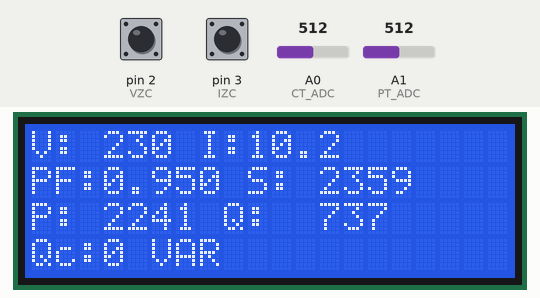
Simulated run of this sketch. Board: Arduino Uno, built with avr-gcc and run on an emulated ATmega328P. Parts: 20×4 character LCD. The inputs (shaded band) are chosen by the test bench; at power-on: A0 (CT_ADC) = 512, A1 (PT_ADC) = 512, pin 2 (VZC) HIGH, pin 3 (IZC) HIGH.

Above: at 2.7 s.
2.8 s: A0 (CT_ADC) set to 716
At 3.4 s:
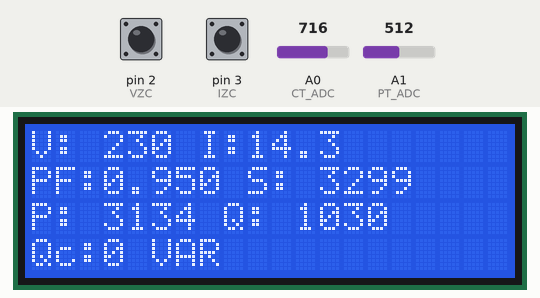
4.3 s: A1 (PT_ADC) set to 716
At 4.9 s:
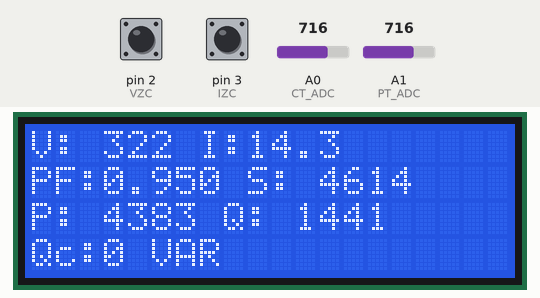
5.9 s: A0 (CT_ADC) set to 900
At 6.3 s:
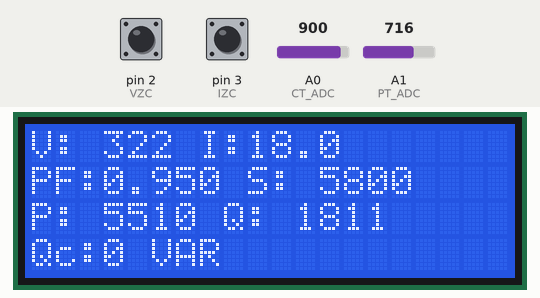
7.5 s: A1 (PT_ADC) set to 900
At 8.8 s:
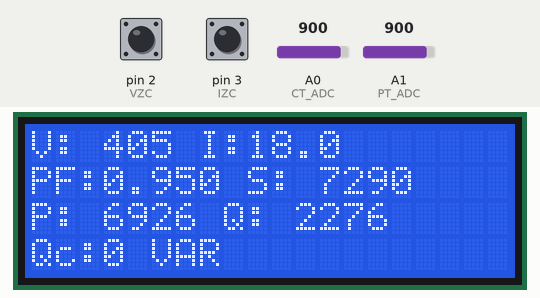
9.1 s: A0 (CT_ADC) set to 1023
At 10.5 s:
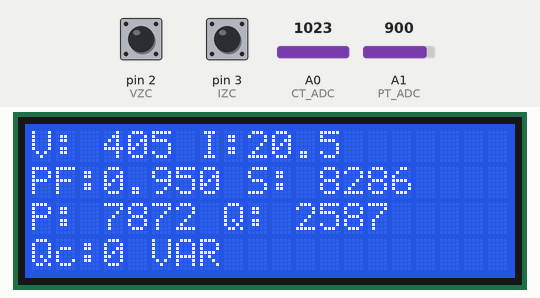
10.8 s: A1 (PT_ADC) set to 0
At 12.0 s:
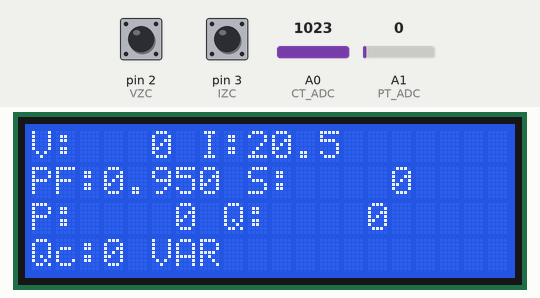
Timing chart, 0 to 13.8 s (numbered marks = the images above; inputs shaded):
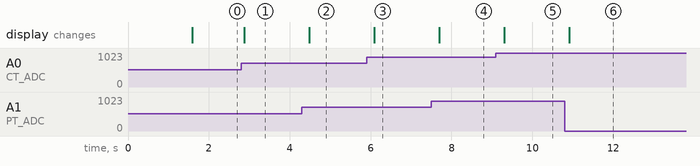

Measured:
- after the input at 2.8 s, the display: changes after 0.07 s (image 1)
- after the input at 4.3 s, the display: changes after 0.18 s (image 2)
- after the input at 5.9 s, the display: changes after 0.19 s (image 3)
- after the input at 7.5 s, the display: changes after 0.20 s (image 4)
- after the input at 9.1 s, the display: changes after 0.20 s (image 5)
- after the input at 10.8 s, the display: changes after 0.11 s (image 6)

The sketch:

APFC_PROTEUS_CODE.ino
```cpp
#include <LiquidCrystal.h>
#include <math.h>

/* ================= LCD ================= */
LiquidCrystal lcd(12, 11, 7, 6, 5, 4);

/* ================= INPUTS ================= */
#define VZC     2
#define IZC     3
#define CT_ADC  A0
#define PT_ADC  A1

/* ================= OUTPUTS ================= */
#define C1      9
#define C2      10
#define C3      13
#define C4      A2
#define C5      A3
#define C6      A4

/* ================= CALIBRATION ================= */
#define PHASE_OFFSET_US 420
#define V_CAL 0.45
#define I_CAL 0.02

/* ================= VARIABLES ================= */
volatile unsigned long tVolt = 0;
volatile unsigned long tCurr = 0;
volatile unsigned long timeDiff = 0;
volatile bool zcFlag = false;

unsigned long phaseSum = 0;
int phaseCount = 0;

float Vrms = 0, Irms = 0;
float pf = 0.95;
float phaseAngle = 0;

char buf[16];

/* Capacitor reactive power ratings (VAR) */
const int C_VAR[6] = {100, 200, 400, 800, 1600, 3200};

/* ================= INTERRUPTS ================= */
void voltageZC() {
  tVolt = micros();
}

void currentZC() {
  if (tVolt > 0) {
    tCurr = micros();
    if (tCurr > tVolt) {
      timeDiff = tCurr - tVolt;
      zcFlag = true;
    }
  }
}

/* ================= SETUP ================= */
void setup() {

  lcd.begin(20, 4);

  pinMode(VZC, INPUT_PULLUP);
  pinMode(IZC, INPUT_PULLUP);
  pinMode(CT_ADC, INPUT);
  pinMode(PT_ADC, INPUT);

  pinMode(C1, OUTPUT);
  pinMode(C2, OUTPUT);
  pinMode(C3, OUTPUT);
  pinMode(C4, OUTPUT);
  pinMode(C5, OUTPUT);
  pinMode(C6, OUTPUT);

  attachInterrupt(digitalPinToInterrupt(VZC), voltageZC, RISING);
  attachInterrupt(digitalPinToInterrupt(IZC), currentZC, RISING);

  lcd.setCursor(0, 1);
  lcd.print("   APFC SYSTEM   ");
  delay(1500);
  lcd.clear();
}

/* ================= LOOP ================= */
void loop() {

  /* -------- ADC AVERAGING -------- */
  long ctSum = 0, ptSum = 0;
  for (int i = 0; i < 10; i++) {
    ctSum += analogRead(CT_ADC);
    ptSum += analogRead(PT_ADC);
  }

  Irms = (ctSum / 10.0) * I_CAL;
  Vrms = (ptSum / 10.0) * V_CAL;

  /* -------- ZERO CROSS AVERAGING -------- */
  if (zcFlag && timeDiff > 200 && timeDiff < 9000) {
    phaseSum += timeDiff;
    phaseCount++;
    zcFlag = false;
  }

  if (phaseCount >= 5) {
    float avgTime = phaseSum / (float)phaseCount;
    avgTime -= PHASE_OFFSET_US;
    if (avgTime < 0) avgTime = 0;

    phaseAngle = (avgTime * 180.0) / 10000.0;
    if (phaseAngle > 80) phaseAngle = 80;

    pf = cos(phaseAngle * DEG_TO_RAD);

    phaseSum = 0;
    phaseCount = 0;
  }

  /* -------- POWER CALCULATIONS -------- */
  float S = Vrms * Irms;                 // Apparent Power
  float P = S * pf;                      // Active Power
  float Q = S * sin(acos(pf));           // Load Reactive Power

  /* -------- CAPACITOR CONTROL -------- */
  bool cap[6];

  cap[0] = (pf < 0.90);
  cap[1] = (pf < 0.85);
  cap[2] = (pf < 0.80);
  cap[3] = (pf < 0.75);
  cap[4] = (pf < 0.72);
  cap[5] = (pf < 0.70);

  digitalWrite(C1, cap[0]);
  digitalWrite(C2, cap[1]);
  digitalWrite(C3, cap[2]);
  digitalWrite(C4, cap[3]);
  digitalWrite(C5, cap[4]);
  digitalWrite(C6, cap[5]);

  /* -------- CALCULATE Qc -------- */
  int Qc = 0;
  for (int i = 0; i < 6; i++) {
    if (cap[i]) Qc += C_VAR[i];
  }

  /* ================= LCD DISPLAY ================= */

  // Line 1: Voltage & Current
  lcd.setCursor(0, 0);
  lcd.print("                    ");
  lcd.setCursor(0, 0);
  lcd.print("V:");
  dtostrf(Vrms, 4, 0, buf); lcd.print(buf);
  lcd.print(" I:");
  dtostrf(Irms, 4, 1, buf); lcd.print(buf);

  // Line 2: PF & S (Apparent Power)
  lcd.setCursor(0, 1);
  lcd.print("                    ");
  lcd.setCursor(0, 1);
  lcd.print("PF:");
  dtostrf(pf, 4, 3, buf); lcd.print(buf);
  lcd.print(" S:");
  dtostrf(S, 5, 0, buf); lcd.print(buf);

  // Line 3: P & Q
  lcd.setCursor(0, 2);
  lcd.print("                    ");
  lcd.setCursor(0, 2);
  lcd.print("P:");
  dtostrf(P, 5, 0, buf); lcd.print(buf);
  lcd.print(" Q:");
  dtostrf(Q, 5, 0, buf); lcd.print(buf);

  // Line 4: Qc
  lcd.setCursor(0, 3);
  lcd.print("                    ");
  lcd.setCursor(0, 3);
  lcd.print("Qc:");
  lcd.print(Qc);
  lcd.print(" VAR");

  delay(300);
}
```
